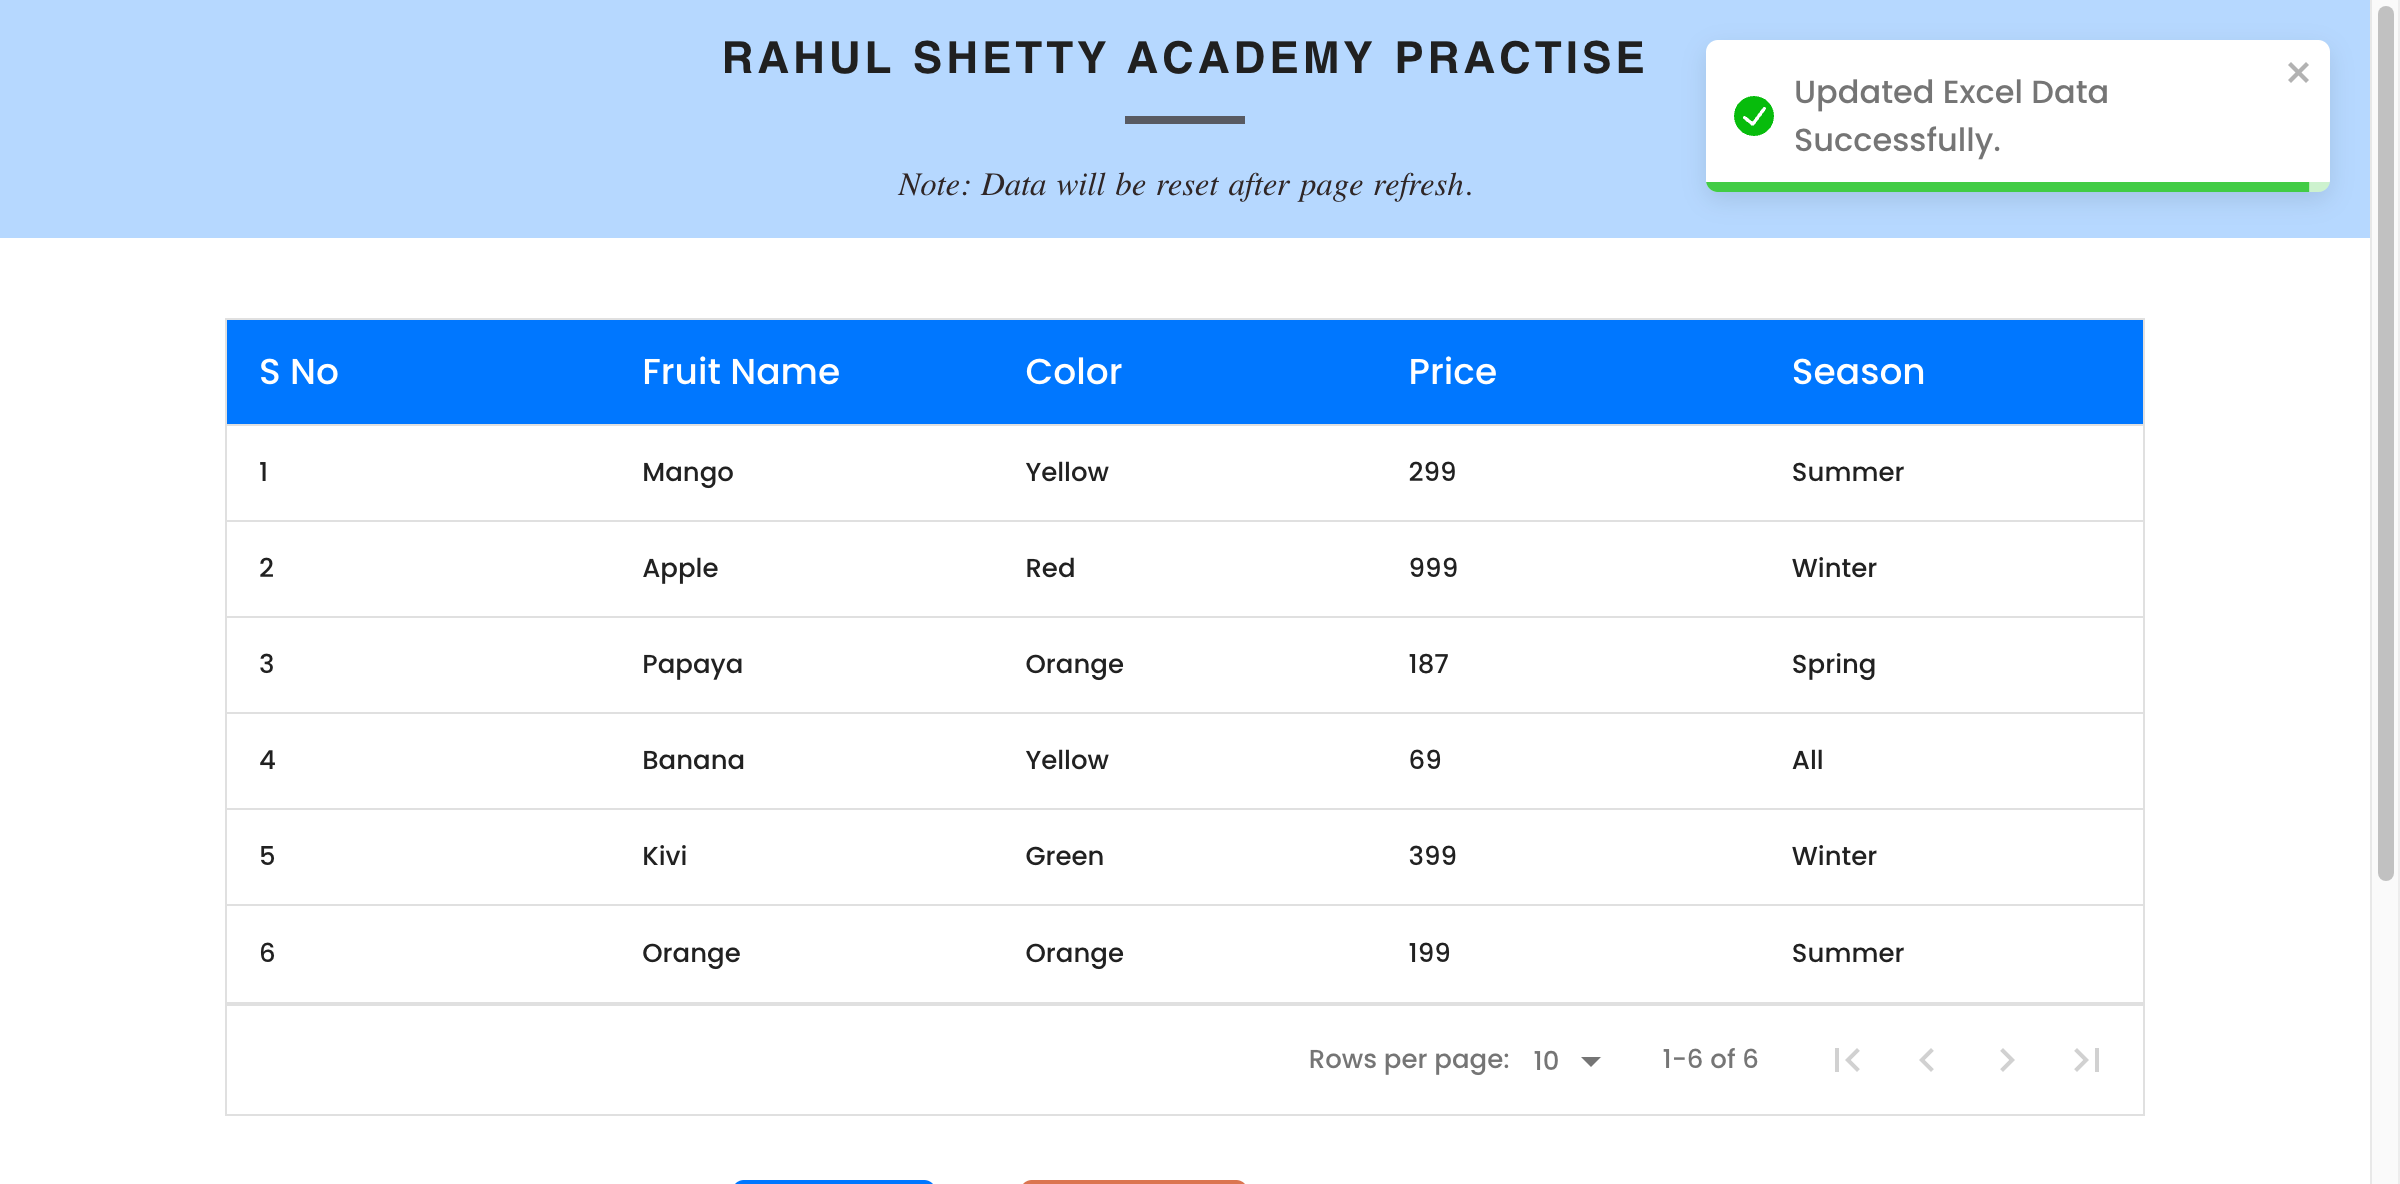

The script that saved this image:
import openpyxl
from selenium import webdriver
from selenium.webdriver.common.by import By
from selenium.webdriver.support import expected_conditions as EC
from selenium.webdriver.support.wait import WebDriverWait

file_path = "/Users/sangtran/Downloads/download.xlsx"
fruit_name = "Apple"
newValue = "999"

def update_excel_data(file_path, searchTerm, colName, new_value):
    book = openpyxl.load_workbook(file_path)
    sheet = book.active
    Dict = {}

    for i in range(1, sheet.max_column+1):  # tìm cột price và lấy vị trí của cột
        if sheet.cell(row=1, column=i).value == colName:
            Dict["col"] = i

    for i in range(1, sheet.max_row+1):  # tìm item Apple và lấy vị trí hàng
        for j in range(1, sheet.max_column+1):
            if sheet.cell(row=i, column=j).value == searchTerm:
                Dict["row"] = i

    sheet.cell(row=Dict["row"], column=Dict["col"]).value = new_value
    book.save(file_path)



driver = webdriver.Chrome()
driver.implicitly_wait(5)

driver.get("https://rahulshettyacademy.com/upload-download-test/index.html")

driver.find_element(By.ID, "downloadButton").click()

#edit the excel file with updated value
update_excel_data(file_path, fruit_name, "price", newValue)

#upload
file_input = driver.find_element(By.CSS_SELECTOR, "input[type='file']")
file_input.send_keys(file_path)

wait = WebDriverWait(driver, 10)
toast_locator = (By.CSS_SELECTOR, ".Toastify__toast-body div:nth-child(2)")
wait.until(EC.visibility_of_element_located(toast_locator))
print(driver.find_element(*toast_locator).text)

# smart dynamic Xpath (giả sử sau dev có add thêm cột vào bảng thì mình ko cần update code)
priceColumn = driver.find_element(By.XPATH, "//div[text()='Price']").get_attribute("data-column-id")
#từ element child truy cập ngược lên parent rồi từ parent xuống child khác thì cú pháp như dưới
#cách này để có thể truy vấn data ngang hàng trong bảng, chỉ cần thay text check value khác
actual_price = driver.find_element(By.XPATH, "//div[text()='"+fruit_name+"']/parent::div/parent::div/div[@id='cell-"+priceColumn+"-undefined']").text
assert actual_price == newValue

driver.get_screenshot_as_file("upload.png")

